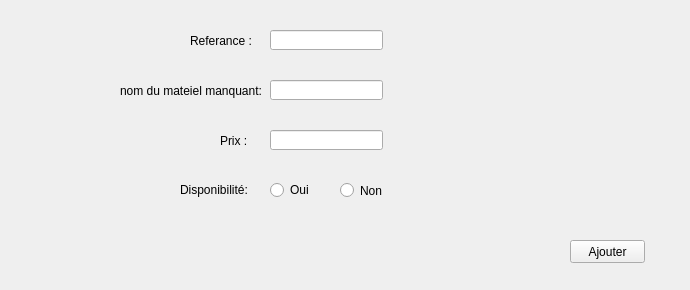
     <widget class="QWidget" name="tab_20">
      <attribute name="title">
       <string>ajouter</string>
      </attribute>
      <widget class="QLabel" name="label_21">
       <property name="geometry">
        <rect>
         <x>190</x>
         <y>30</y>
         <width>61</width>
         <height>21</height>
        </rect>
       </property>
       <property name="text">
        <string>Referance :</string>
       </property>
      </widget>
      <widget class="QLabel" name="label_22">
       <property name="geometry">
        <rect>
         <x>120</x>
         <y>80</y>
         <width>141</width>
         <height>21</height>
        </rect>
       </property>
       <property name="text">
        <string>nom du mateiel manquant:</string>
       </property>
      </widget>
      <widget class="QLineEdit" name="refmatmanq">
       <property name="geometry">
        <rect>
         <x>270</x>
         <y>30</y>
         <width>113</width>
         <height>20</height>
        </rect>
       </property>
      </widget>
      <widget class="QLineEdit" name="nommanq">
       <property name="geometry">
        <rect>
         <x>270</x>
         <y>80</y>
         <width>113</width>
         <height>20</height>
        </rect>
       </property>
      </widget>
      <widget class="QLabel" name="label_23">
       <property name="geometry">
        <rect>
         <x>220</x>
         <y>130</y>
         <width>51</width>
         <height>21</height>
        </rect>
       </property>
       <property name="text">
        <string>Prix :</string>
       </property>
      </widget>
      <widget class="QLineEdit" name="prixmanq">
       <property name="geometry">
        <rect>
         <x>270</x>
         <y>130</y>
         <width>113</width>
         <height>20</height>
        </rect>
       </property>
      </widget>
      <widget class="QLabel" name="label_88">
       <property name="geometry">
        <rect>
         <x>0</x>
         <y>0</y>
         <width>681</width>
         <height>281</height>
        </rect>
       </property>
       <property name="text">
        <string/>
       </property>
       <property name="pixmap">
        <pixmap>../../Desktop/design Qt/dddddddddd.jpg</pixmap>
       </property>
      </widget>
      <widget class="QPushButton" name="ajoutermateriauxmanq">
       <property name="geometry">
        <rect>
         <x>570</x>
         <y>240</y>
         <width>75</width>
         <height>23</height>
        </rect>
       </property>
       <property name="text">
        <string>Ajouter</string>
       </property>
      </widget>
      <widget class="QLabel" name="label_7">
       <property name="geometry">
        <rect>
         <x>180</x>
         <y>180</y>
         <width>71</width>
         <height>20</height>
        </rect>
       </property>
       <property name="text">
        <string>Disponibilité:</string>
       </property>
      </widget>
      <widget class="QRadioButton" name="dispo_oui">
       <property name="geometry">
        <rect>
         <x>270</x>
         <y>180</y>
         <width>91</width>
         <height>20</height>
        </rect>
       </property>
       <property name="text">
        <string>Oui</string>
       </property>
      </widget>
      <widget class="QRadioButton" name="dispo_non">
       <property name="geometry">
        <rect>
         <x>340</x>
         <y>180</y>
         <width>91</width>
         <height>21</height>
        </rect>
       </property>
       <property name="text">
        <string>Non</string>
       </property>
      </widget>
      <zorder>label_88</zorder>
      <zorder>label_21</zorder>
      <zorder>label_22</zorder>
      <zorder>refmatmanq</zorder>
      <zorder>nommanq</zorder>
      <zorder>label_23</zorder>
      <zorder>prixmanq</zorder>
      <zorder>ajoutermateriauxmanq</zorder>
      <zorder>label_7</zorder>
      <zorder>dispo_oui</zorder>
      <zorder>dispo_non</zorder>
     </widget>
